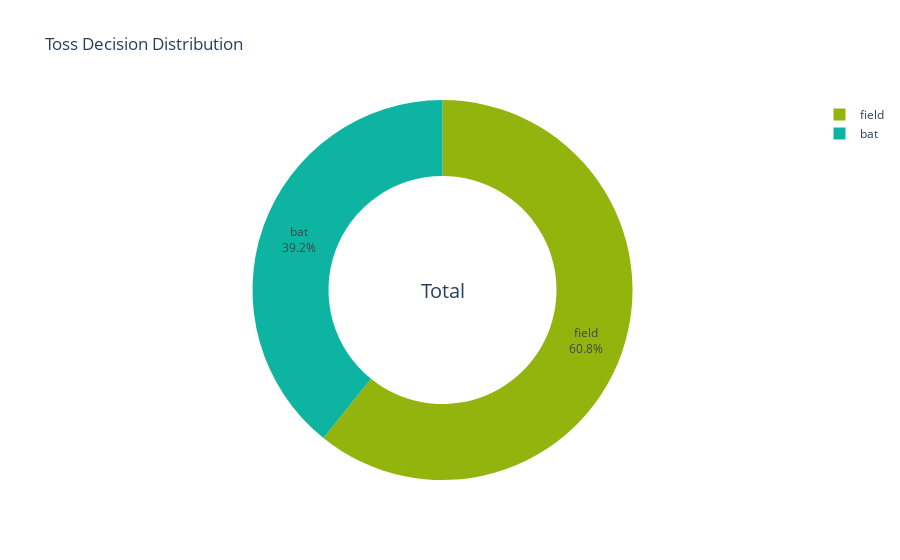

Notebook code for this chart:
### Markdown cell above
**Toss Decision**

### Code cell
sizes = df['toss_decision'].value_counts()
labels = sizes.index
# Define the colors
colors = ['#93B40D', '#0DB4A2']
# Create a pie chart in Plotly
fig = go.Figure(data=[go.Pie(
    labels=labels,
    values=sizes,
    textinfo='percent+label',
    marker=dict(colors=colors),
    hole=0.6  # To create a white circle in the center
)])

fig.update_layout(
    title='Toss Decision Distribution',
    annotations=[dict(text='Total', x=0.5, y=0.5, font_size=20, showarrow=False)]
)
fig.show()

### Figure 1 — Plotly figure (JSON) as saved in the notebook; plotly's stock layout.template omitted (floating-point values rounded to 4 significant figures)
{"data": [{"hole": 0.6, "labels": ["field", "bat"], "marker": {"colors": ["#93B40D", "#0DB4A2"]}, "textinfo": "percent+label", "type": "pie", "values": [496, 320]}], "layout": {"annotations": [{"font": {"size": 20}, "showarrow": false, "text": "Total", "x": 0.5, "y": 0.5}], "title": {"text": "Toss Decision Distribution"}}}
